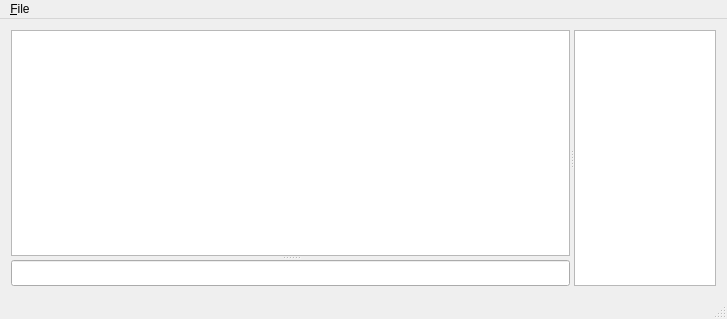
<?xml version="1.0" encoding="UTF-8"?>
<ui version="4.0">
 <class>MainWindow</class>
 <widget class="QMainWindow" name="MainWindow">
  <property name="geometry">
   <rect>
    <x>0</x>
    <y>0</y>
    <width>727</width>
    <height>319</height>
   </rect>
  </property>
  <property name="windowTitle">
   <string>MainWindow</string>
  </property>
  <widget class="QWidget" name="centralWidget">
   <layout class="QGridLayout" name="gridLayout">
    <item row="0" column="0">
     <widget class="QSplitter" name="splitter_2">
      <property name="orientation">
       <enum>Qt::Horizontal</enum>
      </property>
      <widget class="QSplitter" name="splitter">
       <property name="orientation">
        <enum>Qt::Vertical</enum>
       </property>
       <widget class="QTextBrowser" name="textChatLog"/>
       <widget class="QLineEdit" name="lineChat"/>
      </widget>
      <widget class="QListWidget" name="listUsers">
       <property name="maximumSize">
        <size>
         <width>142</width>
         <height>16777215</height>
        </size>
       </property>
      </widget>
     </widget>
    </item>
   </layout>
  </widget>
  <widget class="QMenuBar" name="menuBar">
   <property name="geometry">
    <rect>
     <x>0</x>
     <y>0</y>
     <width>727</width>
     <height>21</height>
    </rect>
   </property>
   <widget class="QMenu" name="menuFireFall_Chat_Relay">
    <property name="title">
     <string>&amp;File</string>
    </property>
    <addaction name="actionE_xit"/>
   </widget>
   <addaction name="menuFireFall_Chat_Relay"/>
  </widget>
  <widget class="QStatusBar" name="statusBar"/>
  <action name="actionE_xit">
   <property name="text">
    <string>E&amp;xit</string>
   </property>
   <property name="shortcut">
    <string>Alt+F4</string>
   </property>
  </action>
  <action name="actionConnect">
   <property name="text">
    <string>Connect</string>
   </property>
  </action>
 </widget>
 <layoutdefault spacing="6" margin="11"/>
 <resources/>
 <connections/>
 <slots>
  <slot>showConnectDialog()</slot>
 </slots>
</ui>
